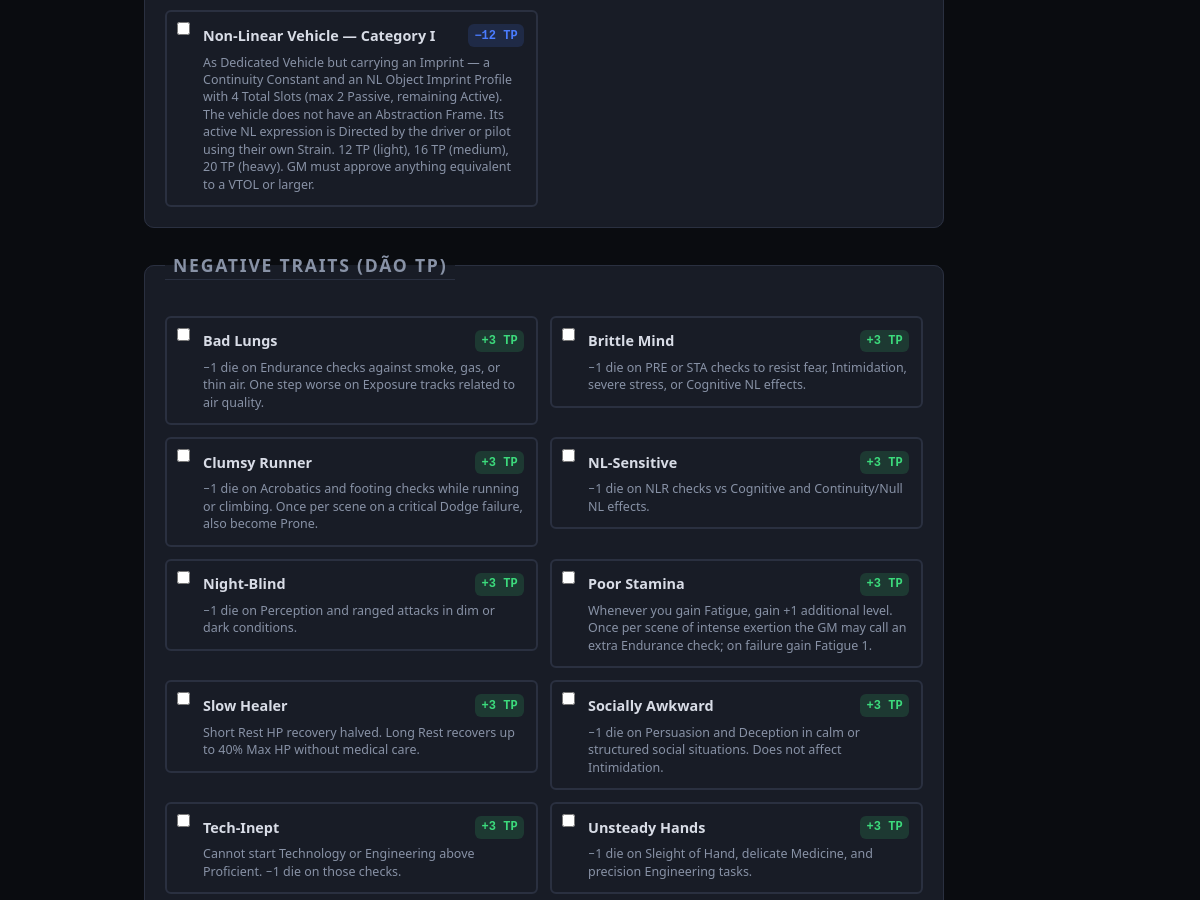
The page /personagens/novo/20/traits/ (signed in, middle part) on the database as committed earlier.
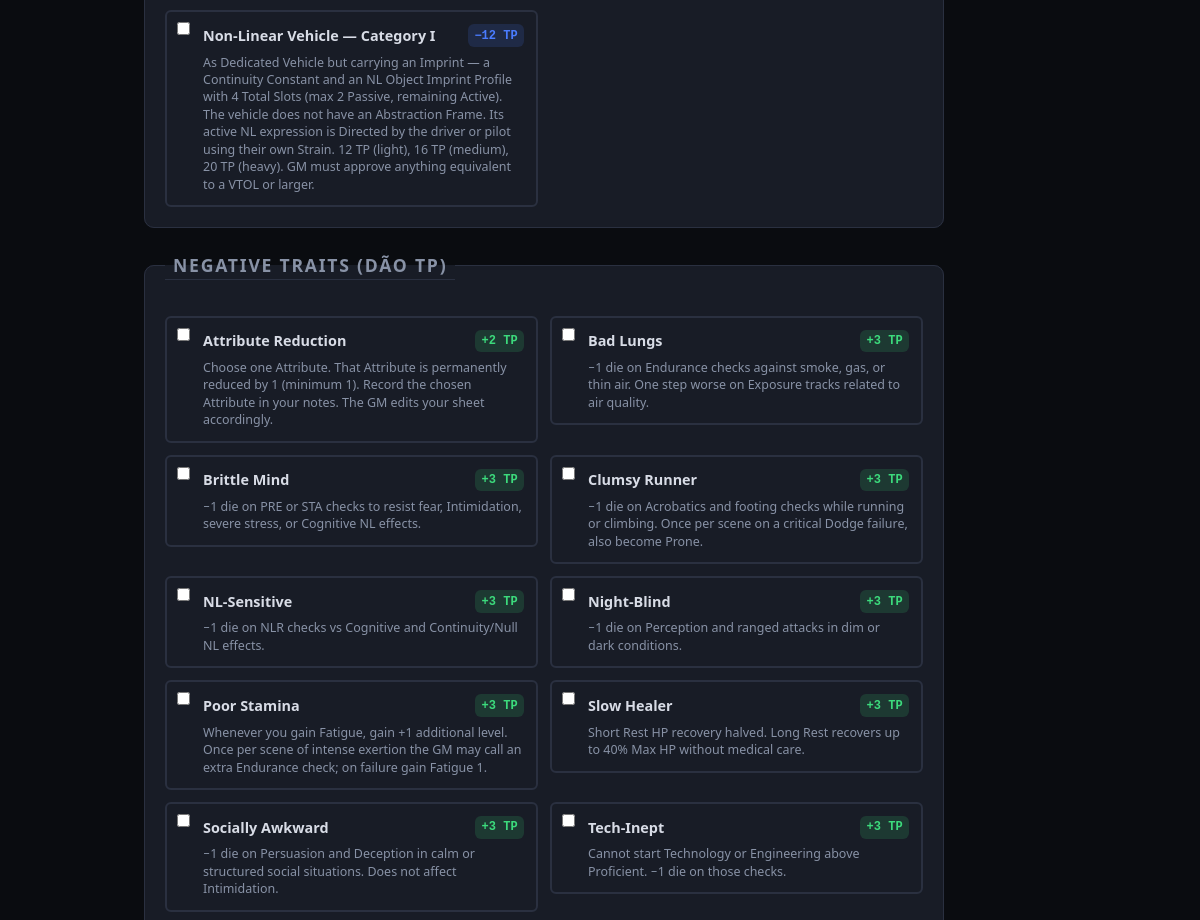
The same page on the database as committed later.
### CharSheet/trait_models.py (models this page shows, shortened)
class TraitDefinition(models.Model):
    code = models.CharField(
        'Código', max_length=40, unique=True,
        help_text='Ex: LUCKY, FRAGILE, BG_PROTOCOL_BRED',
    )
    name = models.CharField('Nome', max_length=80)
    kind = models.CharField(
        'Tipo', max_length=12, choices=TRAIT_KIND_CHOICES,
    )
    cost = models.IntegerField(
        'Custo em TP', default=0,
        help_text='Positivo = custa TP (positive trait). Negativo = dá TP (negative trait). 0 = background.',
    )
    description = models.TextField('Descrição', blank=True)
    background_key = models.CharField(
        'Background (só para BG traits)', max_length=30, blank=True,
        help_text='Se BACKGROUND: qual background concede este trait.',
    )
    class Meta:
        ordering = ['kind', 'name']
        verbose_name = 'Trait (Livro)'
        verbose_name_plural = 'Traits (Livro)'

### CharSheet/views.py (the view, shortened to what this page needs)
# urls.py: path('personagens/novo/<int:pk>/traits/', views.character_create_traits, name='character_create_traits'),
@login_required
def character_create_traits(request, pk):
    character = get_object_or_404(Character, pk=pk, player=request.user)
    positive_traits = list(TraitDefinition.objects.filter(kind='POSITIVE').order_by('cost', 'name'))
    negative_traits = list(TraitDefinition.objects.filter(kind='NEGATIVE').order_by('-cost', 'name'))
    errors = []
    owned_trait_ids = set(
        CharacterTrait.objects.filter(character=character)
        .values_list('trait_id', flat=True)
    )
    selected_pos = request.POST.getlist('positive_traits') if request.method == 'POST' else []
    selected_neg = request.POST.getlist('negative_traits') if request.method == 'POST' else []
    pos_cost = sum(
        t.cost for t in positive_traits
        if str(t.id) in selected_pos
    )
    neg_gain = sum(
        abs(t.cost) for t in negative_traits
        if str(t.id) in selected_neg
    )
    remaining_tp = STARTING_TP + neg_gain - pos_cost
    return render(request, 'CharSheet/character_create_traits.html', {
        'c': character,
        'positive_traits': positive_traits,
        'negative_traits': negative_traits,
        'selected_pos': selected_pos,
        'selected_neg': selected_neg,
        'starting_tp': STARTING_TP,
        'pos_cost': pos_cost,
        'neg_gain': neg_gain,
        'remaining_tp': remaining_tp,
        'errors': errors,
    })

### templates/CharSheet/character_create_traits.html (shortened to what this page needs)
{% extends 'base.html' %}
{% block content %}
<div class="form-page">
    <form method="post">
        <fieldset class="form-section">
            <div class="traits-grid">
                {% for trait in positive_traits %}
                <label class="trait-option">
                    <input type="checkbox" name="positive_traits" value="{{ trait.id }}"
                        {% if trait.id|stringformat:"d" in selected_pos %}checked{% endif %}>
                    <div class="trait-card">
                        <div class="trait-header">
                            <span class="trait-name">{{ trait.name }}</span>
                            <span class="trait-cost trait-cost-positive">−{{ trait.cost }} TP</span>
                        </div>
                        <p class="trait-desc">{{ trait.description }}</p>
                    </div>
                </label>
                {% endfor %}
            </div>
        </fieldset>
        <fieldset class="form-section">
            <legend class="section-title">Negative Traits (dão TP)</legend>
            <div class="traits-grid">
                {% for trait in negative_traits %}
                <label class="trait-option">
                    <input type="checkbox" name="negative_traits" value="{{ trait.id }}"
                        {% if trait.id|stringformat:"d" in selected_neg %}checked{% endif %}>
                    <div class="trait-card">
                        <div class="trait-header">
                            <span class="trait-name">{{ trait.name }}</span>
                            <span class="trait-cost trait-cost-negative">+{{ trait.cost|stringformat:"+d"|slice:"1:" }} TP</span>
                        </div>
                        <p class="trait-desc">{{ trait.description }}</p>
                    </div>
                </label>
                {% endfor %}
            </div>
        </fieldset>
    </form>
</div>
{% endblock %}

Rows that differ between the two databases and show on the page:
no longer on this page (row unchanged): TraitDefinition: name "Unsteady Hands", cost "3", description "−1 die on Sleight of Hand, delicate Medicine, and precision Engineering tasks.", shown under "NEGATIVE TRAITS (DÃO TP)"
added TraitDefinition: name "Attribute Reduction", cost "2", description "Choose one Attribute. That Attribute is permanently reduced by 1 (minimum 1). Record the chosen Attribute in your notes. The GM edits your sheet accordingly.", shown under "NEGATIVE TRAITS (DÃO TP)"
